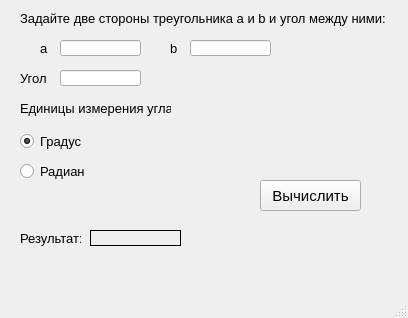
<?xml version="1.0" encoding="UTF-8"?>
<ui version="4.0">
 <class>MainWindow</class>
 <widget class="QMainWindow" name="MainWindow">
  <property name="geometry">
   <rect>
    <x>0</x>
    <y>0</y>
    <width>408</width>
    <height>318</height>
   </rect>
  </property>
  <property name="windowTitle">
   <string>Расчет третьей стороны треугольника</string>
  </property>
  <widget class="QWidget" name="centralwidget">
   <widget class="QLabel" name="label_txtResult">
    <property name="geometry">
     <rect>
      <x>20</x>
      <y>230</y>
      <width>61</width>
      <height>16</height>
     </rect>
    </property>
    <property name="font">
     <font>
      <pointsize>10</pointsize>
     </font>
    </property>
    <property name="text">
     <string>Результат:</string>
    </property>
   </widget>
   <widget class="QLabel" name="label_txt">
    <property name="geometry">
     <rect>
      <x>20</x>
      <y>10</y>
      <width>371</width>
      <height>16</height>
     </rect>
    </property>
    <property name="font">
     <font>
      <pointsize>10</pointsize>
     </font>
    </property>
    <property name="text">
     <string>Задайте две стороны треугольника a и b и угол между ними:</string>
    </property>
   </widget>
   <widget class="QLabel" name="label_txtMeasure">
    <property name="geometry">
     <rect>
      <x>20</x>
      <y>100</y>
      <width>151</width>
      <height>16</height>
     </rect>
    </property>
    <property name="font">
     <font>
      <pointsize>10</pointsize>
     </font>
    </property>
    <property name="text">
     <string>Единицы измерения угла:</string>
    </property>
   </widget>
   <widget class="QRadioButton" name="radioButton_degree">
    <property name="geometry">
     <rect>
      <x>20</x>
      <y>130</y>
      <width>91</width>
      <height>22</height>
     </rect>
    </property>
    <property name="font">
     <font>
      <pointsize>10</pointsize>
     </font>
    </property>
    <property name="text">
     <string>Градус</string>
    </property>
    <property name="checked">
     <bool>true</bool>
    </property>
   </widget>
   <widget class="QRadioButton" name="radioButton_radian">
    <property name="geometry">
     <rect>
      <x>20</x>
      <y>160</y>
      <width>91</width>
      <height>22</height>
     </rect>
    </property>
    <property name="font">
     <font>
      <pointsize>10</pointsize>
     </font>
    </property>
    <property name="text">
     <string>Радиан</string>
    </property>
   </widget>
   <widget class="QLabel" name="label_a">
    <property name="geometry">
     <rect>
      <x>40</x>
      <y>40</y>
      <width>16</width>
      <height>16</height>
     </rect>
    </property>
    <property name="font">
     <font>
      <pointsize>10</pointsize>
     </font>
    </property>
    <property name="text">
     <string>a</string>
    </property>
   </widget>
   <widget class="QLabel" name="label_b">
    <property name="geometry">
     <rect>
      <x>170</x>
      <y>40</y>
      <width>16</width>
      <height>16</height>
     </rect>
    </property>
    <property name="font">
     <font>
      <pointsize>10</pointsize>
     </font>
    </property>
    <property name="text">
     <string>b</string>
    </property>
   </widget>
   <widget class="QLabel" name="label_angle">
    <property name="geometry">
     <rect>
      <x>20</x>
      <y>70</y>
      <width>31</width>
      <height>16</height>
     </rect>
    </property>
    <property name="font">
     <font>
      <pointsize>10</pointsize>
     </font>
    </property>
    <property name="text">
     <string>Угол</string>
    </property>
   </widget>
   <widget class="QLineEdit" name="lineEdit_a">
    <property name="geometry">
     <rect>
      <x>60</x>
      <y>40</y>
      <width>81</width>
      <height>16</height>
     </rect>
    </property>
    <property name="font">
     <font>
      <pointsize>10</pointsize>
     </font>
    </property>
   </widget>
   <widget class="QLineEdit" name="lineEdit_b">
    <property name="geometry">
     <rect>
      <x>190</x>
      <y>40</y>
      <width>81</width>
      <height>16</height>
     </rect>
    </property>
    <property name="font">
     <font>
      <pointsize>10</pointsize>
     </font>
    </property>
   </widget>
   <widget class="QLineEdit" name="lineEdit_angle">
    <property name="geometry">
     <rect>
      <x>60</x>
      <y>70</y>
      <width>81</width>
      <height>16</height>
     </rect>
    </property>
    <property name="font">
     <font>
      <pointsize>10</pointsize>
     </font>
    </property>
   </widget>
   <widget class="QLabel" name="label_result">
    <property name="geometry">
     <rect>
      <x>90</x>
      <y>230</y>
      <width>91</width>
      <height>16</height>
     </rect>
    </property>
    <property name="font">
     <font>
      <pointsize>10</pointsize>
     </font>
    </property>
    <property name="frameShape">
     <enum>QFrame::Box</enum>
    </property>
    <property name="text">
     <string/>
    </property>
   </widget>
   <widget class="QPushButton" name="pushButton">
    <property name="geometry">
     <rect>
      <x>260</x>
      <y>180</y>
      <width>101</width>
      <height>31</height>
     </rect>
    </property>
    <property name="font">
     <font>
      <pointsize>11</pointsize>
     </font>
    </property>
    <property name="text">
     <string>Вычислить</string>
    </property>
   </widget>
  </widget>
  <widget class="QMenuBar" name="menubar">
   <property name="geometry">
    <rect>
     <x>0</x>
     <y>0</y>
     <width>408</width>
     <height>21</height>
    </rect>
   </property>
  </widget>
  <widget class="QStatusBar" name="statusbar"/>
 </widget>
 <resources/>
 <connections/>
</ui>
